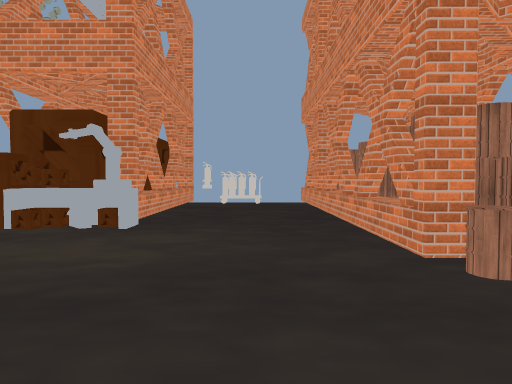
View 1 (above)

24 first-person views from a walk through a Unity game level. The camera is 1.3 m above the floor, tilts 2° down and sees 70° across. The floor is counted in squares, 2 m on a side. Each view is taken from the middle of a square. On the plan, view 1 faces up. The plan holds only what a view shows up to about 11 squares ahead; the rest is blank. Some animated figures are left out. Some surface patterns are stand-ins.

View 2
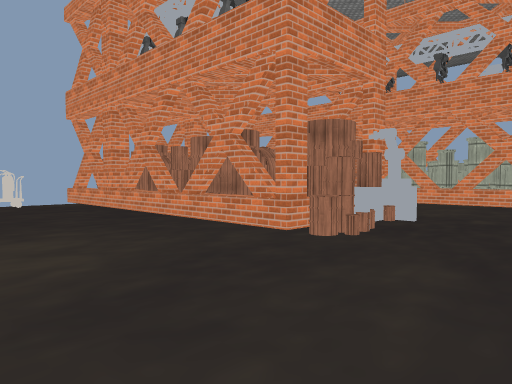

View 3
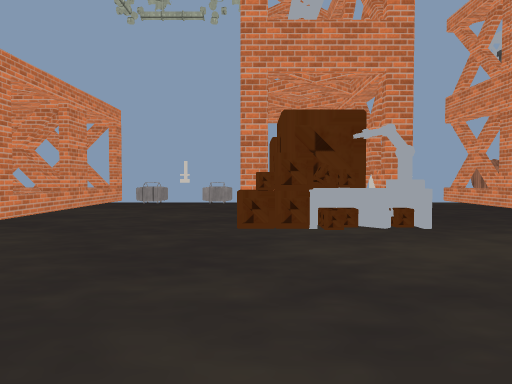

View 4
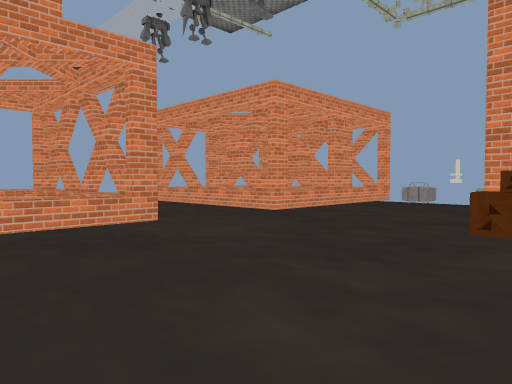

View 5
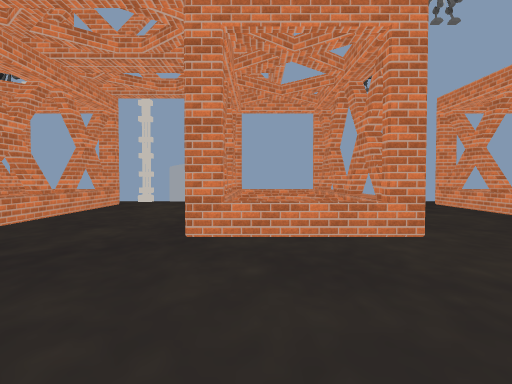

View 6
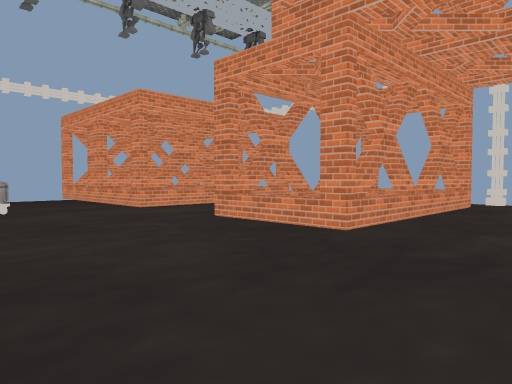

View 7
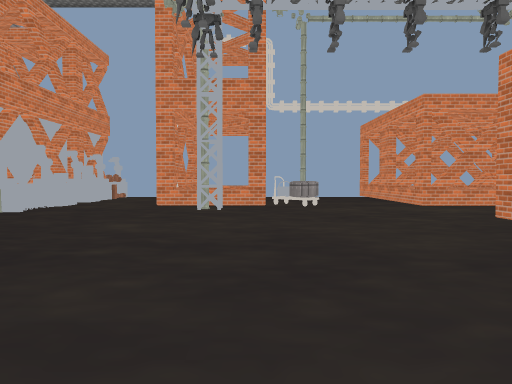

View 8
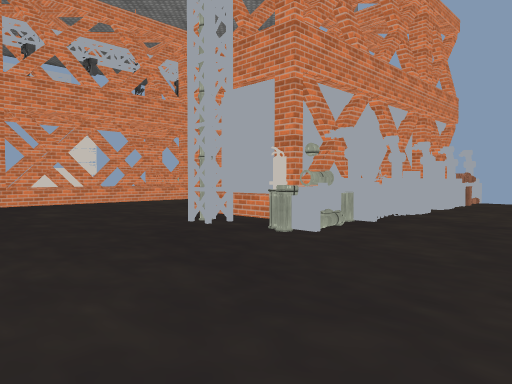

View 9
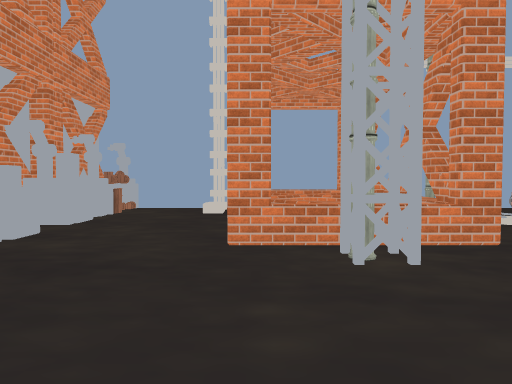

View 10
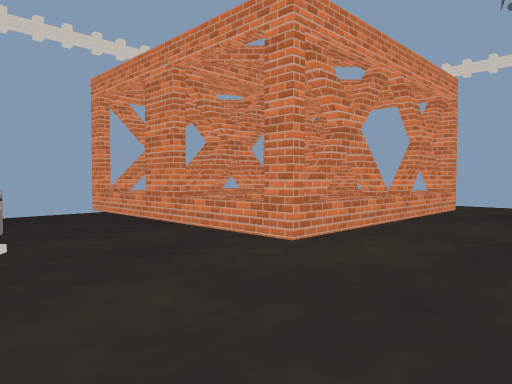

View 11
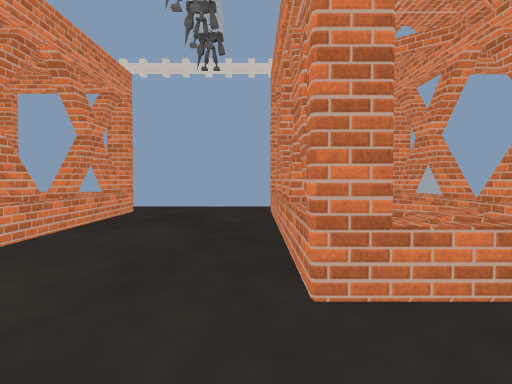

View 12
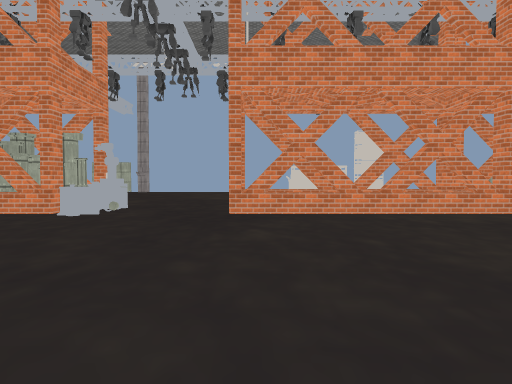

View 13
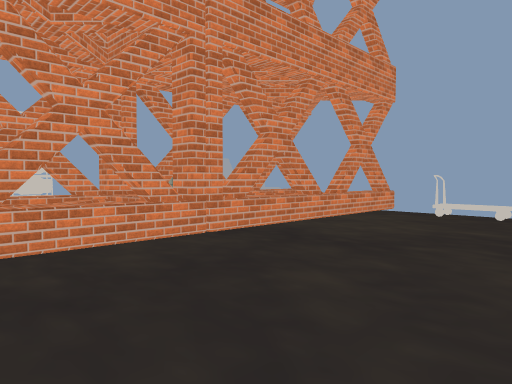

View 14
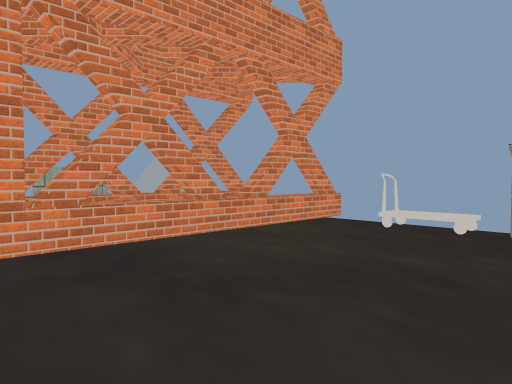

View 15
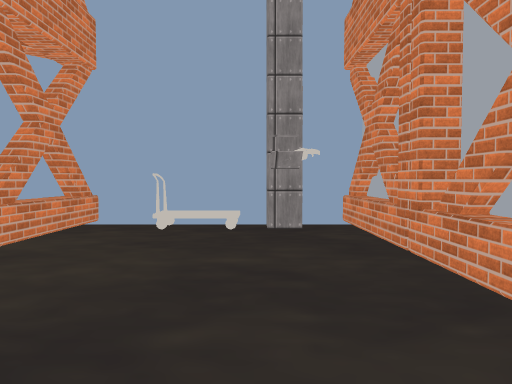

View 16
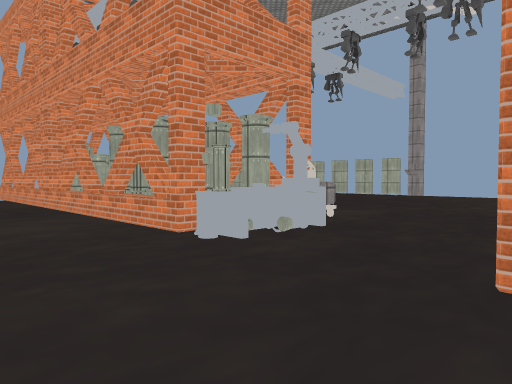

View 17
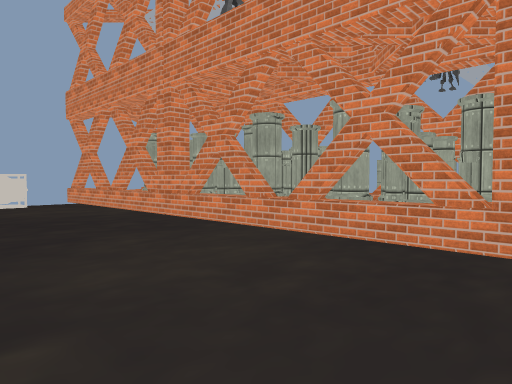

View 18
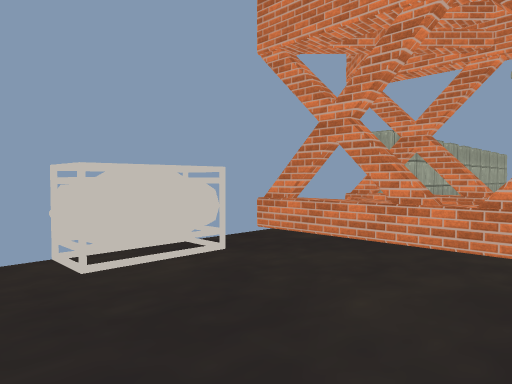

View 19
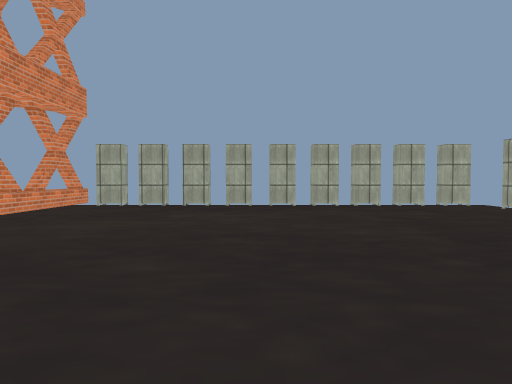

View 20
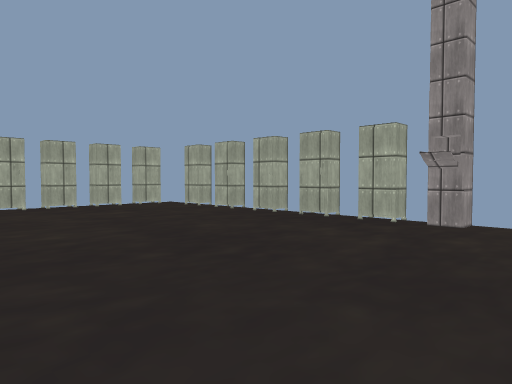

View 21
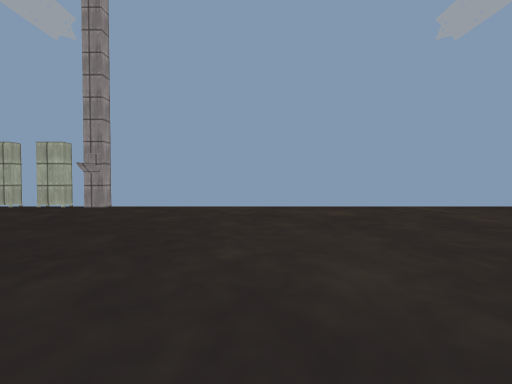

View 22
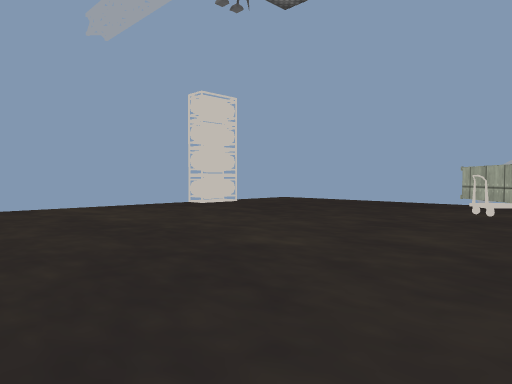

View 23
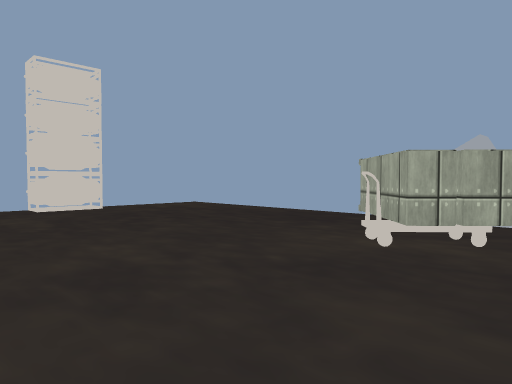

View 24
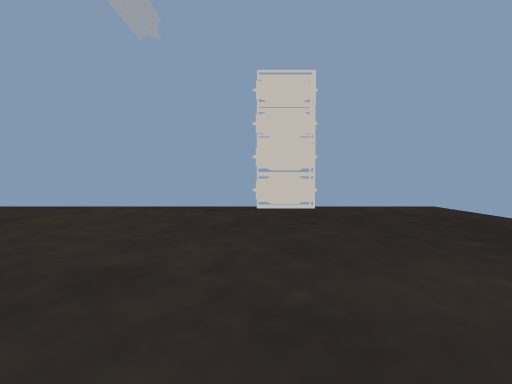

### Floor plan
Key: @ floor where view 1 was taken; # wall or solid block; x gap in a wall; . main floor; : floor 0.5 m higher than the main floor; / step, stairs or slope; ^ raised ledge; O other object.
Columns run from 15 left of view 1 to 20 right of it. Each row starts with its distance up from view 1.
 11                 ##    #    ##
 10     ####OOO###OOO#O.#O.^^OO#OOOOOOO#
  9 #      ^...  #O.. O....^^..........O
  8 #   #^##...O #...OO....O^..........#
  7 #   ^ ^^...^O#...OO....O ..........O
  6 #..^^^^^... O#...OO ...  ..........O
  5 # .........OOO...OO ...   .........O
  4 #   .............OO ...O   ........O
  3 # # .............OO....O   .......O#
  2 # .^^^^^...............OOO  .......#
  1 # .^^^^^...............OO O........#
  0 #   ...........@.  ....O .O........#
 -1 #................ .................#
 -2 #.#................................#
 -3 #..^^^^^...............^^..........#
 -4 #..^^^^^........O.O....^^O.........#
 -5 #..............O ^O....^^O.........#
 -6 #...............OOO....^^..........#
 -7 #.#........#O...OOO....^^ .........#
 -8 #..^^^^^..O^^#..OOO....^^ ........O#
 -9 #  ^^^^^.OO^^^..OOO....^^..OO.....O#
-10 #  ^^^##...^.^..OOO....^^..OO......#
-11        ^.. ^^x/.OOO....^^.O........#
-12    #####.O ###O.OOO#O:O^^#O#O......#
-13        ####    #   ####      #######

Positions as (right, up) in squares from view 1, and headings:
1: (0, 0), facing up
2: (-2, 0), facing up-right
3: (-4, 0), facing up
4: (-3, 0), facing up-left
5: (-4, 1), facing left
6: (-4, 0), facing down-left
7: (-4, 1), facing down
8: (-2, -1), facing down-right
9: (-2, -4), facing down
10: (-5, -5), facing down-left
11: (-6, -5), facing left
12: (1, -3), facing right
13: (4, -5), facing down-right
14: (4, -7), facing down-right
15: (5, -7), facing down
16: (5, -3), facing up-right
17: (4, 0), facing up-right
18: (4, 7), facing up-right
19: (14, 1), facing up
20: (14, 1), facing up-right
21: (11, -1), facing right
22: (11, -2), facing down-right
23: (11, -6), facing down-right
24: (11, -8), facing right
